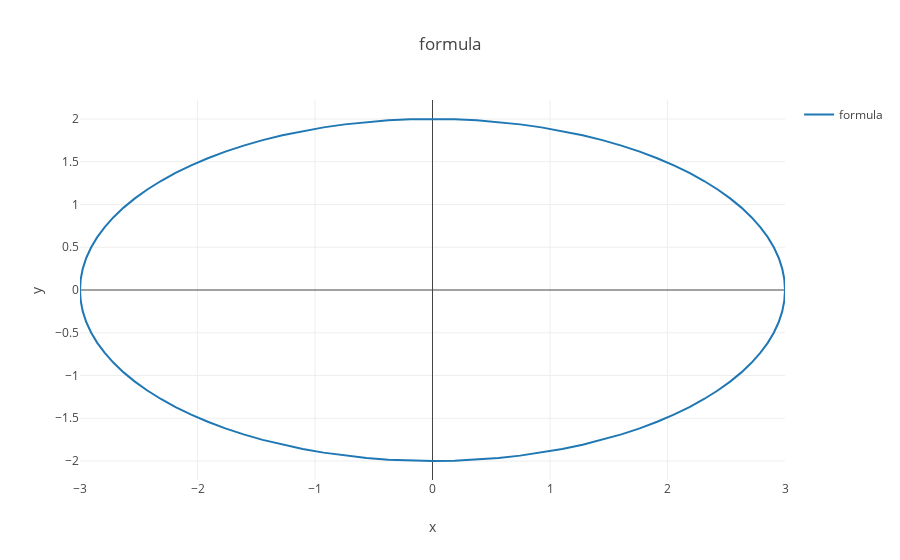

The notebook cell this image was saved under:
### Markdown cell above
### 楕円の数式を関数で書いて描画
※勾配法などで楕円に対する最適化を行う際、matplotlibのcontourを使わずにplotlyで楕円描画できるようになりたくて試した

### Code cell
import math

def generateVecFromEllipse(a, b):
  
    t = np.linspace(0, 2 * math.pi, 101) 
    t = np.reshape(t, (t.shape[0], 1))
    
    xVec = np.zeros((t.shape))
    yVec = np.zeros((t.shape))
    for i in range(t.shape[0]):
        xVec[i] = a * math.cos(t[i])
        yVec[i] = b * math.sin(t[i])
    
    data = np.concatenate((xVec, yVec),  axis=1)
    return data
  
# 1. Generating Ellipse Point
dataEl = generateVecFromEllipse(3, 2)

#========================================================================
# Plotlyによる描画
#========================================================================
name = 'formula'
title = 'formula'
trace = go.Line(
    x = dataEl[:, 0],
    y = dataEl[:, 1],
    name = name
)

layout = go.Layout(
    title=title,
#     legend={"x":0.8, "y":0.1},
    xaxis={"title":"x"},
    yaxis={"title":"y"},
    showlegend=True
#     yaxis2={"title":"Birth Rate", "overlaying":"y", "side":"right"},
)

data = [trace]
fig = {'data':data, 'layout':layout}
offline.iplot(fig, filename='sin', image="png")

### Figure 1 — Plotly figure (JSON) as saved in the notebook; plotly's stock layout.template omitted (floating-point values rounded to 4 significant figures)
{"data": [{"name": "formula", "type": "scatter", "uid": "144662a4-ccef-478e-bf80-10367595577b", "x": [3, 2.994, 2.976, 2.947, 2.906, 2.853, 2.789, 2.714, 2.629, 2.533, 2.427, 2.312, 2.187, 2.054, 1.912, 1.763, 1.607, 1.445, 1.277, 1.104, 0.9271, 0.7461, 0.5621, 0.376, 0.1884, -4.824e-16, -0.1884, -0.376, -0.5621, -0.7461, -0.9271, -1.104, -1.277, -1.445, -1.607, -1.763, -1.912, -2.054, -2.187, -2.312, -2.427, -2.533, -2.629, -2.714, -2.789, -2.853, -2.906, -2.947, -2.976, -2.994, -3, -2.994, -2.976, -2.947, -2.906, -2.853, -2.789, -2.714, -2.629, -2.533, -2.427, -2.312, -2.187, -2.054, -1.912, -1.763, -1.607, -1.445, -1.277, -1.104, -0.9271, -0.7461, -0.5621, -0.376, -0.1884, -5.511e-16, 0.1884, 0.376, 0.5621, 0.7461, 0.9271, 1.104, 1.277, 1.445, 1.607, 1.763, 1.912, 2.054, 2.187, 2.312, 2.427, 2.533, 2.629, 2.714, 2.789, 2.853, 2.906, 2.947, 2.976, 2.994, 3], "y": [0, 0.1256, 0.2507, 0.3748, 0.4974, 0.618, 0.7362, 0.8516, 0.9635, 1.072, 1.176, 1.275, 1.369, 1.458, 1.541, 1.618, 1.689, 1.753, 1.81, 1.86, 1.902, 1.937, 1.965, 1.984, 1.996, 2, 1.996, 1.984, 1.965, 1.937, 1.902, 1.86, 1.81, 1.753, 1.689, 1.618, 1.541, 1.458, 1.369, 1.275, 1.176, 1.072, 0.9635, 0.8516, 0.7362, 0.618, 0.4974, 0.3748, 0.2507, 0.1256, -6.432e-16, -0.1256, -0.2507, -0.3748, -0.4974, -0.618, -0.7362, -0.8516, -0.9635, -1.072, -1.176, -1.275, -1.369, -1.458, -1.541, -1.618, -1.689, -1.753, -1.81, -1.86, -1.902, -1.937, -1.965, -1.984, -1.996, -2, -1.996, -1.984, -1.965, -1.937, -1.902, -1.86, -1.81, -1.753, -1.689, -1.618, -1.541, -1.458, -1.369, -1.275, -1.176, -1.072, -0.9635, -0.8516, -0.7362, -0.618, -0.4974, -0.3748, -0.2507, -0.1256, -4.899e-16]}], "layout": {"autosize": true, "showlegend": true, "title": "formula", "xaxis": {"autorange": true, "range": [-3, 3], "title": "x", "type": "linear"}, "yaxis": {"autorange": true, "range": [-2.222, 2.222], "title": "y", "type": "linear"}}}
